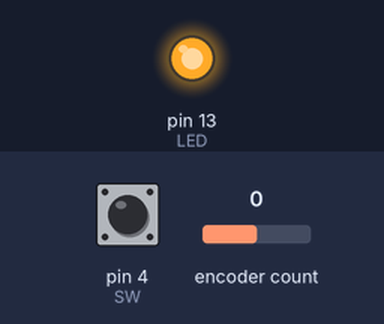
The sketch below on a simulated Arduino Uno, built with avr-gcc and run on an emulated ATmega328P. On the bench: output pins drawn as LEDs (lit = HIGH). Inputs (shaded band) come from the test bench; at power-on: pin 4 (SW) HIGH, encoder count 0.

Above: at 1.2 s.
1.3 s: pin 4 (SW) pulled LOW for 0.15 s
At 1.37 s:
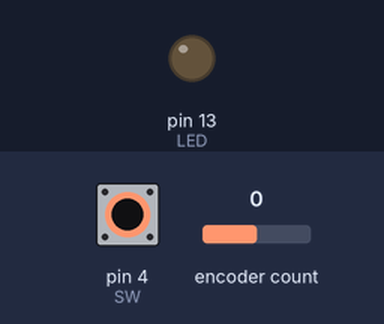
4.4 s: pin 4 (SW) pulled LOW for 3.2 s
At 8.4 s:
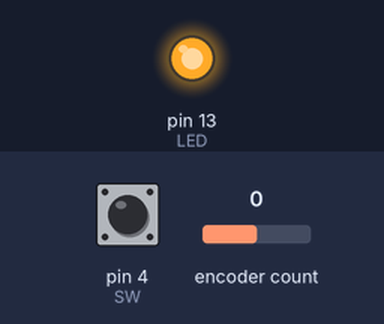
Timing chart, 0 to 9.9 s (numbered marks = the images above; inputs shaded):
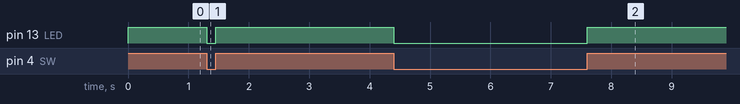

The sketch:

arduino.ino
```cpp
#include <Encoder.h>
#include <Button.h>

#define CLK 2
#define DT 3
#define SW 4
#define LED 13

Encoder encoder(CLK, DT);
Button swButton(SW);

long oldPosition = 0;

void setup()
{
    pinMode(LED, OUTPUT);
    swButton.begin();
    Serial.begin(9600);
}

void loop()
{
    long newPosition = encoder.read() / 4;
    if (newPosition != oldPosition)
    {
        Serial.print("e");
        Serial.println(newPosition);
        oldPosition = newPosition;
    }

    digitalWrite(LED, swButton.read() == Button::PRESSED ? HIGH : LOW);

    if (swButton.toggled())
        Serial.println(swButton.read() == Button::PRESSED ? "b1" : "b0");
}
```

Measured:
- after the input at 1.3 s, pin 13 (LED): HIGH → LOW at once, → HIGH 0.15 s later
- after the input at 4.4 s, pin 13 (LED): HIGH → LOW at once, → HIGH 3.2 s later
